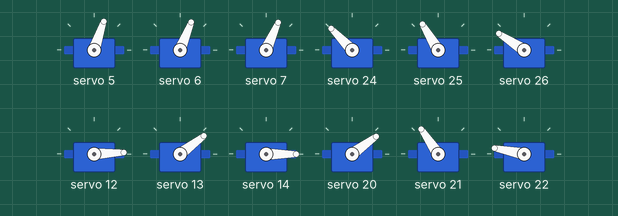
A sketch run on a simulated Arduino Uno, built with avr-gcc and run on an emulated ATmega328P. Shown: 12 × servo. What the sketch prints to the serial monitor is not drawn.

Above: at 0.05 s.
At 0.15 s:
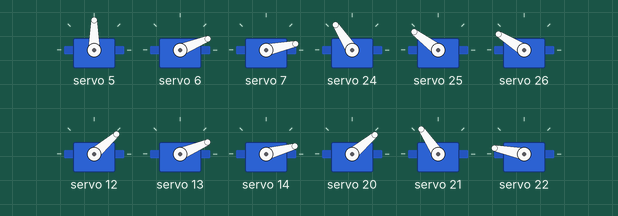
At 0.25 s:
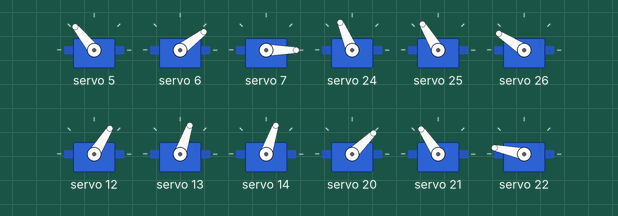
At 0.35 s:
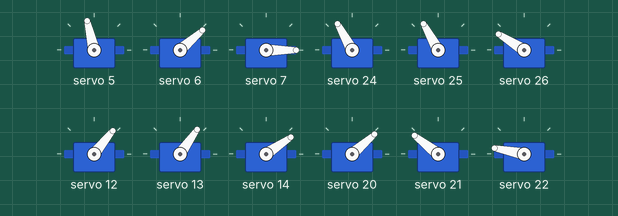
At 0.5 s:
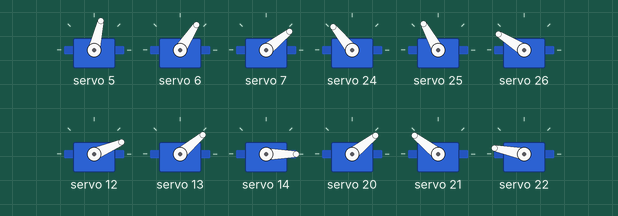
Timing chart, 0 to 3.0 s (numbered marks = the images above):
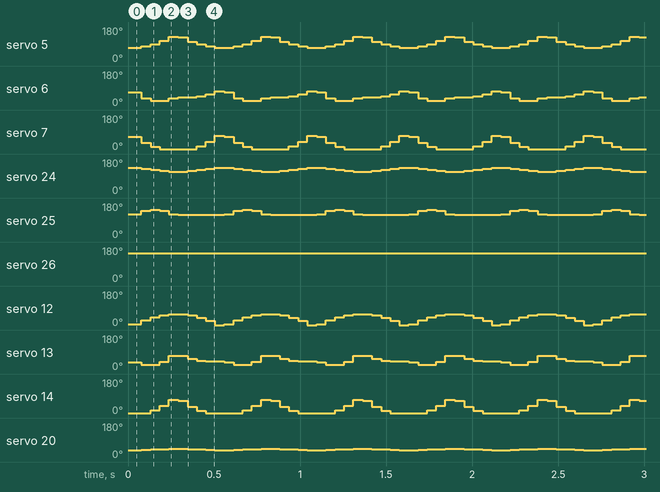

Measured:
- by itself, servo 7: repeats every 0.54 s: 12° 0.05 s, 0° 0.22 s, 15° 0.05 s, 38° 0.05 s, 71° 0.05 s, 66° 0.05 s, 34° 0.05 s
- by itself, servo 25: repeats every 0.54 s: 143° 0.05 s, 138° 0.05 s, 121° 0.06 s, 119° 0.21 s, 118° 0.05 s, 121° 0.05 s, 138° 0.05 s
- by itself, servo 26: repeats every 0.54 s: 147° 0.11 s, 148° 0.16 s, 146° 0.05 s, 147° 0.05 s, 148° 0.16 s
- by itself, servo 12: repeats every 0.54 s: 41° 0.05 s, 52° 0.05 s, 58° 0.11 s, 51° 0.05 s, 39° 0.05 s, 23° 0.05 s, 0° 0.05 s, 3° 0.05 s, 26° 0.05 s
- by itself, servo 13: repeats every 0.54 s: 39° 0.05 s, 71° 0.11 s, 55° 0.05 s, 45° 0.05 s, 40° 0.11 s, 37° 0.05 s, 23° 0.11 s
- by itself, servo 14: repeats every 0.54 s: 39° 0.05 s, 71° 0.06 s, 66° 0.05 s, 34° 0.05 s, 13° 0.05 s, 0° 0.21 s, 15° 0.05 s
- by itself, servo 21: repeats every 0.54 s: 142° 0.05 s, 148° 0.05 s, 142° 0.05 s, 127° 0.05 s, 124° 0.27 s, 127° 0.05 s
- by itself, servo 22: alternates 169° for 0.37 s and 168° for 0.16 s

The sketch:

straight.ino
```cpp
#include <Wire.h>
#include <Adafruit_PWMServoDriver.h>
// #define SERIAL_RX_BUFFER_SIZE 1
// #include <pgmspace.h>

Adafruit_PWMServoDriver pwm_0 = Adafruit_PWMServoDriver();
Adafruit_PWMServoDriver pwm_1 = Adafruit_PWMServoDriver(&Wire, 0x41);

//data begin

const PROGMEM uint16_t  straight_ahead_right[30][3] = {{111,196,91},{118,196,92},{126,195,93},{134,196,95},{142,196,97},{148,196,100},{154,197,103},{160,197,106},{166,198,109},{172,199,113},{177,200,118},{182,202,122},{186,203,127},{190,205,132},{194,207,138},{198,209,144},{202,212,150},{206,214,155},{210,217,161},{214,219,167},{217,223,175},{219,227,184},{222,232,193},{224,236,202},{226,240,210},{228,245,219},{230,249,228},{232,255,239},{233,261,250},{235,268,262}};
const PROGMEM uint16_t straight_middle_right[30][3] = {{228,222,173},{232,219,167},{236,217,163},{240,216,160},{245,215,157},{250,214,154},{255,213,151},{260,212,148},{265,211,146},{271,210,144},{276,209,142},{281,208,140},{287,207,139},{292,207,138},{298,207,139},{304,207,139},{310,207,138},{315,207,139},{320,208,140},{326,208,142},{331,209,144},{336,210,146},{341,211,148},{346,212,150},{352,213,153},{356,215,156},{360,216,160},{365,217,163},{369,219,167},{373,222,171}};
const PROGMEM uint16_t   straight_back_right[30][3] = {{261,268,261},{262,261,250},{264,255,239},{266,249,229},{268,244,218},{270,238,208},{272,235,200},{275,231,192},{278,228,184},{281,224,176},{285,221,168},{288,218,162},{291,215,156},{294,212,150},{297,209,143},{301,207,137},{305,205,132},{310,203,127},{314,202,122},{319,200,118},{324,199,114},{330,199,110},{336,198,107},{342,197,104},{348,196,101},{355,196,98},{362,196,96},{369,196,94},{377,196,92},{384,196,91}};
const PROGMEM uint16_t   straight_ahead_left[30][3] = {{355,373,467},{349,373,466},{342,373,465},{335,373,463},{328,373,462},{322,373,459},{317,372,456},{311,372,453},{306,371,450},{301,370,447},{296,369,443},{292,368,439},{288,366,435},{284,364,430},{281,363,425},{277,361,420},{273,358,414},{270,356,409},{266,354,404},{263,352,399},{260,349,392},{258,345,384},{256,341,376},{254,337,368},{252,333,360},{250,329,352},{248,325,344},{247,320,334},{246,315,325},{244,309,314}};
const PROGMEM uint16_t  straight_middle_left[30][3] = {{438,350,394},{435,352,399},{431,354,402},{427,355,405},{423,356,408},{418,357,410},{414,358,413},{409,359,416},{404,359,418},{399,360,419},{395,361,421},{390,362,423},{385,363,424},{380,363,424},{375,363,424},{370,363,424},{364,363,424},{360,363,424},{355,362,423},{350,362,422},{345,361,420},{341,360,418},{336,359,416},{332,358,414},{327,357,411},{323,356,408},{319,355,405},{315,354,403},{312,352,399},{308,350,395}};
const PROGMEM uint16_t    straight_back_left[30][3] = {{315,309,314},{313,314,325},{312,320,334},{310,325,344},{308,330,353},{307,335,362},{304,338,369},{302,341,376},{299,344,383},{296,347,390},{293,350,398},{290,353,403},{288,356,409},{285,358,414},{282,361,420},{279,363,425},{275,365,430},{271,366,435},{267,368,439},{262,369,443},{258,370,447},{253,370,450},{247,371,453},{242,372,456},{236,372,458},{230,373,461},{224,373,463},{217,373,464},{210,373,466},{204,373,467}};
//left
const PROGMEM uint16_t  turn_right_ahead_right[30][3] = {{280,196,91},{281,196,91},{281,196,91},{282,196,91},{282,195,91},{283,195,91},{284,195,91},{284,195,91},{285,195,90},{286,195,90},{286,195,90},{287,195,90},{287,195,90},{288,195,90},{289,195,90},{289,195,90},{290,195,90},{291,195,90},{291,195,90},{292,195,90},{293,195,90},{294,195,90},{294,195,90},{295,195,90},{296,196,90},{297,196,90},{297,196,90},{298,196,90},{299,196,90},{299,196,90}};
const PROGMEM uint16_t turn_right_middle_right[30][3] = {{274,209,143},{275,209,143},{277,209,142},{279,209,141},{281,208,141},{283,208,140},{284,208,140},{286,207,139},{288,207,139},{290,207,139},{292,207,138},{293,207,139},{295,207,139},{297,207,139},{299,207,139},{301,207,139},{303,207,139},{305,207,138},{307,207,138},{309,207,138},{311,207,138},{312,207,138},{314,207,139},{316,207,139},{318,208,140},{320,208,140},{321,208,140},{323,208,140},{325,208,141},{327,209,142}};
const PROGMEM uint16_t   turn_right_back_right[30][3] = {{215,196,92},{214,196,92},{213,196,92},{213,196,91},{212,196,91},{212,196,91},{211,196,91},{210,196,91},{209,196,91},{209,196,91},{208,196,91},{208,196,91},{207,196,91},{206,196,91},{206,196,91},{205,196,90},{204,196,90},{204,196,90},{203,196,90},{202,196,90},{201,196,90},{201,196,90},{200,196,90},{199,196,90},{199,196,90},{198,196,91},{197,196,91},{196,196,91},{196,196,91},{195,196,91}};
//right
const PROGMEM uint16_t  turn_left_ahead_left[30][3] = {{204,373,467},{203,373,467},{203,373,467},{202,373,467},{202,373,467},{201,373,467},{200,373,467},{200,373,467},{199,373,468},{199,373,468},{198,373,468},{198,373,468},{197,373,468},{197,373,468},{196,373,468},{195,373,468},{195,373,468},{194,373,468},{193,373,468},{193,373,468},{192,373,468},{192,373,468},{191,373,468},{190,373,468},{189,373,468},{189,373,468},{188,373,468},{188,373,468},{187,373,468},{186,373,468}};
const PROGMEM uint16_t turn_left_middle_left[30][3] = {{397,361,420},{395,361,421},{394,361,421},{392,361,422},{390,362,422},{389,362,423},{387,362,423},{385,363,424},{384,363,424},{382,363,424},{381,363,424},{379,363,424},{377,363,424},{376,363,424},{374,363,424},{372,363,424},{370,363,424},{369,363,424},{367,363,424},{365,363,424},{364,363,425},{362,363,424},{361,363,424},{359,363,424},{357,362,423},{356,362,423},{354,362,423},{353,362,423},{351,362,422},{349,361,421}};
const PROGMEM uint16_t   turn_left_back_left[30][3] = {{356,373,467},{357,373,467},{357,373,467},{358,373,467},{358,373,467},{359,373,467},{359,373,467},{360,373,467},{361,373,467},{361,373,467},{362,373,467},{362,373,467},{363,373,467},{364,373,467},{364,373,467},{365,373,468},{365,373,468},{366,373,468},{367,373,468},{367,373,468},{368,373,468},{369,373,468},{369,373,468},{370,373,468},{370,373,468},{371,373,467},{372,373,467},{372,373,467},{373,373,467},{373,373,467}};
//right_2
const PROGMEM uint16_t  turn_right_2_ahead_right[30][3] = {{280,196,91},{281,196,91},{281,196,91},{282,196,91},{282,195,91},{283,195,91},{284,195,91},{284,195,91},{285,195,90},{286,195,90},{286,195,90},{287,195,90},{287,195,90},{288,195,90},{289,195,90},{289,195,90},{290,195,90},{291,195,90},{291,195,90},{292,195,90},{293,195,90},{294,195,90},{294,195,90},{295,195,90},{296,196,90},{297,196,90},{297,196,90},{298,196,90},{299,196,90},{299,196,90}};
const PROGMEM uint16_t turn_right_2_middle_right[30][3] = {{287,207,139},{287,207,139},{288,207,139},{289,207,139},{290,207,139},{291,207,139},{292,207,138},{293,207,138},{294,207,139},{295,207,139},{296,207,139},{297,207,139},{298,207,139},{299,207,139},{300,207,139},{301,207,139},{302,207,139},{303,207,139},{304,207,139},{305,207,139},{306,207,138},{307,207,138},{307,207,138},{309,207,138},{310,207,138},{310,207,138},{311,207,138},{312,207,138},{313,207,138},{314,207,139}};
const PROGMEM uint16_t   turn_right_2_back_right[30][3] = {{215,196,92},{214,196,92},{213,196,92},{213,196,91},{212,196,91},{212,196,91},{211,196,91},{210,196,91},{209,196,91},{209,196,91},{208,196,91},{208,196,91},{207,196,91},{206,196,91},{206,196,91},{205,196,90},{204,196,90},{204,196,90},{203,196,90},{202,196,90},{201,196,90},{201,196,90},{200,196,90},{199,196,90},{199,196,90},{198,196,91},{197,196,91},{196,196,91},{196,196,91},{195,196,91}};
//left_2
const PROGMEM uint16_t  turn_left_2_ahead_left[30][3] = {{204,373,467},{203,373,467},{203,373,467},{202,373,467},{202,373,467},{201,373,467},{200,373,467},{200,373,467},{199,373,468},{199,373,468},{198,373,468},{198,373,468},{197,373,468},{197,373,468},{196,373,468},{195,373,468},{195,373,468},{194,373,468},{193,373,468},{193,373,468},{192,373,468},{192,373,468},{191,373,468},{190,373,468},{189,373,468},{189,373,468},{188,373,468},{188,373,468},{187,373,468},{186,373,468}};
const PROGMEM uint16_t turn_left_2_middle_left[30][3] = {{385,363,424},{384,363,424},{384,363,424},{383,363,424},{382,363,424},{381,363,424},{380,363,424},{379,363,424},{379,363,424},{378,363,424},{377,363,424},{376,363,424},{375,363,424},{374,363,424},{373,363,424},{373,363,424},{372,363,424},{371,363,424},{370,363,424},{369,363,424},{368,363,424},{367,363,424},{367,363,424},{365,363,424},{365,363,424},{364,363,425},{363,363,425},{363,363,424},{362,363,424},{361,363,424}};
const PROGMEM uint16_t   turn_left_2_back_left[30][3] = {{356,373,467},{357,373,467},{357,373,467},{358,373,467},{358,373,467},{359,373,467},{359,373,467},{360,373,467},{361,373,467},{361,373,467},{362,373,467},{362,373,467},{363,373,467},{364,373,467},{364,373,467},{365,373,468},{365,373,468},{366,373,468},{367,373,468},{367,373,468},{368,373,468},{369,373,468},{369,373,468},{370,373,468},{370,373,468},{371,373,467},{372,373,467},{372,373,467},{373,373,467},{373,373,467}};


uint16_t state = 0;
uint8_t current_servo = 0;
int stage = 1;

char buffer[50] = {0};
int index = 0;
int mode = 0;

void straight(int sleepTime, int stepStage, int sample_num,int start=0,int end=30,int jump=1);

void setup()
{
  Serial.begin(9600);
  Serial.println("8 channel Servo test!");

  pwm_0.reset();
  pwm_1.reset();

  pwm_0.begin();
  pwm_1.begin();

  pwm_0.setPWMFreq(50); // Analog servos run at ~50 Hz updates
  pwm_1.setPWMFreq(50); // Analog servos run at ~50 Hz updates

  delay(10);
}

void loop()
{
  // 这里是延时 staright的第一个参数，单位为毫秒
    left(40, stage, 30,1,30,7);
    if (stage == 1)
      stage = 2;
    else
      stage = 1;

}


void straight(int sleepTime, int stepStage, int sample_num,int start,int end,int jump)
{
  // uint8_t sample_num = 30;
  int hang = 30;

  // hang_ori 是抬起的高度，单位 “不是” 度。
  int hang_ori = 50;

  uint8_t delta = 0;
  uint8_t delta_1 = 0;
  if (stepStage == 1)
  {

    unsigned long time_1=millis();
    for (uint16_t i = start; i < end; i += jump)
    {
      // hang=(int)(-0.17*(float)sq(i)+5.33*i); //s=30
      // hang=(int)(-0.35*(float)sq(i)+10.6*i); //s=30 h=80
      // hang=(int)((-0.0044444*(double)sq(i)+0.133333*i)*hang_ori); //unit hight, unit width
      hang=(-(4/(double)sq(sample_num))*sq(i)+(4/(double)sample_num)*i)*hang_ori;
      // hang = (int)(-0.256 * (float)sq(i) + 6.4 * i); //s=25
      // forward
      pwm_0.setPWM(5, 0, pgm_read_word(&straight_back_right[i][0]));
      pwm_0.setPWM(6, 0, pgm_read_word(&straight_back_right[i][1]) - hang - delta - delta_1);
      pwm_0.setPWM(7, 0, pgm_read_word(&straight_back_right[i][2]));

      pwm_1.setPWM(8, 0, pgm_read_word(&straight_middle_left[i][0]));
      pwm_1.setPWM(9, 0, pgm_read_word(&straight_middle_left[i][1]) + hang);
      pwm_1.setPWM(10, 0, pgm_read_word(&straight_middle_left[i][2]));

      pwm_0.setPWM(12, 0, pgm_read_word(&straight_ahead_right[i][0]));
      pwm_0.setPWM(13, 0, pgm_read_word(&straight_ahead_right[i][1]) - hang + delta);
      pwm_0.setPWM(14, 0, pgm_read_word(&straight_ahead_right[i][2]));
      // //backward
      pwm_1.setPWM(4, 0, pgm_read_word(&straight_ahead_left[sample_num - 1 - i][0]));
      pwm_1.setPWM(5, 0, pgm_read_word(&straight_ahead_left[sample_num - 1 - i][1]));
      pwm_1.setPWM(6, 0, pgm_read_word(&straight_ahead_left[sample_num - 1 - i][2]));

      pwm_0.setPWM(9, 0, pgm_read_word(&straight_middle_right[sample_num - 1 - i][0]));
      pwm_0.setPWM(10, 0, pgm_read_word(&straight_middle_right[sample_num - 1 - i][1]));
      pwm_0.setPWM(11, 0, pgm_read_word(&straight_middle_right[sample_num - 1 - i][2]));

      pwm_1.setPWM(12, 0, pgm_read_word(&straight_back_left[sample_num - 1 - i][0]));
      pwm_1.setPWM(13, 0, pgm_read_word(&straight_back_left[sample_num - 1 - i][1]));
      pwm_1.setPWM(14, 0, pgm_read_word(&straight_back_left[sample_num - 1 - i][2]));
      delay(sleepTime);
    }
    // Serial.println(millis()-time_1);
  }
  if (stepStage == 2)
  {
    for (uint16_t i = start; i < end; i += jump)
    {

      // hang=(int)(-0.17*(float)sq(i)+5.33*i); //s=30
      // hang=(int)(-0.35*(float)sq(i)+10.6*i); //s=30 h=80
      // hang = (int)(-0.256 * (float)sq(i) + 6.4 * i); //s=25
      // hang=(int)((-0.0044444*(double)sq(i)+0.133333*(double)i)*hang_ori); //unit hight, unit width
      hang=(-(4/(double)sq(sample_num))*sq(i)+(4/(double)sample_num)*i)*hang_ori;

      // Serial.println(hang);
      // forward
      pwm_1.setPWM(4, 0, pgm_read_word(&straight_ahead_left[i][0]));
      pwm_1.setPWM(5, 0, pgm_read_word(&straight_ahead_left[i][1]) + hang - delta);
      pwm_1.setPWM(6, 0, pgm_read_word(&straight_ahead_left[i][2]));

      pwm_0.setPWM(9, 0, pgm_read_word(&straight_middle_right[i][0]));
      pwm_0.setPWM(10, 0, pgm_read_word(&straight_middle_right[i][1]) - hang);
      pwm_0.setPWM(11, 0, pgm_read_word(&straight_middle_right[i][2]));

      pwm_1.setPWM(12, 0, pgm_read_word(&straight_back_left[i][0]));
      pwm_1.setPWM(13, 0, pgm_read_word(&straight_back_left[i][1]) + hang + delta + delta_1);
      pwm_1.setPWM(14, 0, pgm_read_word(&straight_back_left[i][2]));
      //backward
      pwm_0.setPWM(5, 0, pgm_read_word(&straight_back_right[sample_num - 1 - i][0]));
      pwm_0.setPWM(6, 0, pgm_read_word(&straight_back_right[sample_num - 1 - i][1]));
      pwm_0.setPWM(7, 0, pgm_read_word(&straight_back_right[sample_num - 1 - i][2]));

      pwm_1.setPWM(8, 0, pgm_read_word(&straight_middle_left[sample_num - 1 - i][0]));
      pwm_1.setPWM(9, 0, pgm_read_word(&straight_middle_left[sample_num - 1 - i][1]));
      pwm_1.setPWM(10, 0, pgm_read_word(&straight_middle_left[sample_num - 1 - i][2]));

      pwm_0.setPWM(12, 0, pgm_read_word(&straight_ahead_right[sample_num - 1 - i][0]));
      pwm_0.setPWM(13, 0, pgm_read_word(&straight_ahead_right[sample_num - 1 - i][1]));
      pwm_0.setPWM(14, 0, pgm_read_word(&straight_ahead_right[sample_num - 1 - i][2]));
      delay(sleepTime);
    }
  }
}


void left(int sleepTime, int stepStage, int sample_num, int start, int end, int jump)
{
  int hang = 30;
  int hang_ori = 50;
  if (stepStage == 1)
  {
    for (uint16_t i = start; i < end; i += jump)
    {
      hang=(-(4/(double)sq(sample_num))*sq(i)+(4/(double)sample_num)*i)*hang_ori;
      // hang=(int)(-0.35*(float)sq(i)+10.6*i); //s=30 h=80
      // hang=(int)((-0.0044444*(float)sq(i)+0.133333*i)*hang); //unit hight, unit width
      // hang = (int)(-0.256 * (float)sq(i) + 6.4 * i); //s=25
      // forward
      pwm_0.setPWM(5, 0, pgm_read_word(&straight_back_right[i][0]));
      pwm_0.setPWM(6, 0, pgm_read_word(&straight_back_right[i][1]) - hang);
      pwm_0.setPWM(7, 0, pgm_read_word(&straight_back_right[i][2]));

      pwm_1.setPWM(8, 0, pgm_read_word(&turn_left_middle_left[i][0]));
      pwm_1.setPWM(9, 0, pgm_read_word(&turn_left_middle_left[i][1]) + hang);
      pwm_1.setPWM(10, 0, pgm_read_word(&turn_left_middle_left[i][2]));

      pwm_0.setPWM(12, 0, pgm_read_word(&straight_ahead_right[i][0]));
      pwm_0.setPWM(13, 0, pgm_read_word(&straight_ahead_right[i][1]) - hang);
      pwm_0.setPWM(14, 0, pgm_read_word(&straight_ahead_right[i][2]));
      // //backward
      pwm_1.setPWM(4, 0, pgm_read_word(&turn_left_ahead_left[sample_num - 1 - i][0]));
      pwm_1.setPWM(5, 0, pgm_read_word(&turn_left_ahead_left[sample_num - 1 - i][1]));
      pwm_1.setPWM(6, 0, pgm_read_word(&turn_left_ahead_left[sample_num - 1 - i][2]));

      pwm_0.setPWM(9, 0, pgm_read_word(&straight_middle_right[sample_num - 1 - i][0]));
      pwm_0.setPWM(10, 0, pgm_read_word(&straight_middle_right[sample_num - 1 - i][1]));
      pwm_0.setPWM(11, 0, pgm_read_word(&straight_middle_right[sample_num - 1 - i][2]));

      pwm_1.setPWM(12, 0, pgm_read_word(&turn_left_back_left[sample_num - 1 - i][0]));
      pwm_1.setPWM(13, 0, pgm_read_word(&turn_left_back_left[sample_num - 1 - i][1]));
      pwm_1.setPWM(14, 0, pgm_read_word(&turn_left_back_left[sample_num - 1 - i][2]));
      delay(sleepTime);
    }
  }
  if (stepStage == 2)
  {
    for (uint16_t i = start; i < end; i += jump)
    {

      hang=(-(4/(double)sq(sample_num))*sq(i)+(4/(double)sample_num)*i)*hang_ori;

      // forward
      pwm_1.setPWM(4, 0, pgm_read_word(&turn_left_ahead_left[i][0]));
      pwm_1.setPWM(5, 0, pgm_read_word(&turn_left_ahead_left[i][1]) + hang);
      pwm_1.setPWM(6, 0, pgm_read_word(&turn_left_ahead_left[i][2]));

      pwm_0.setPWM(9, 0, pgm_read_word(&straight_middle_right[i][0]));
      pwm_0.setPWM(10, 0, pgm_read_word(&straight_middle_right[i][1]) - hang);
      pwm_0.setPWM(11, 0, pgm_read_word(&straight_middle_right[i][2]));

      pwm_1.setPWM(12, 0, pgm_read_word(&turn_left_back_left[i][0]));
      pwm_1.setPWM(13, 0, pgm_read_word(&turn_left_back_left[i][1]) + hang);
      pwm_1.setPWM(14, 0, pgm_read_word(&turn_left_back_left[i][2]));
      //backward
      pwm_0.setPWM(5, 0, pgm_read_word(&straight_back_right[sample_num - 1 - i][0]));
      pwm_0.setPWM(6, 0, pgm_read_word(&straight_back_right[sample_num - 1 - i][1]));
      pwm_0.setPWM(7, 0, pgm_read_word(&straight_back_right[sample_num - 1 - i][2]));

      pwm_1.setPWM(8, 0, pgm_read_word(&turn_left_middle_left[sample_num - 1 - i][0]));
      pwm_1.setPWM(9, 0, pgm_read_word(&turn_left_middle_left[sample_num - 1 - i][1]));
      pwm_1.setPWM(10, 0, pgm_read_word(&turn_left_middle_left[sample_num - 1 - i][2]));

      pwm_0.setPWM(12, 0, pgm_read_word(&straight_ahead_right[sample_num - 1 - i][0]));
      pwm_0.setPWM(13, 0, pgm_read_word(&straight_ahead_right[sample_num - 1 - i][1]));
      pwm_0.setPWM(14, 0, pgm_read_word(&straight_ahead_right[sample_num - 1 - i][2]));
      delay(sleepTime);
    }
  }
}
```
